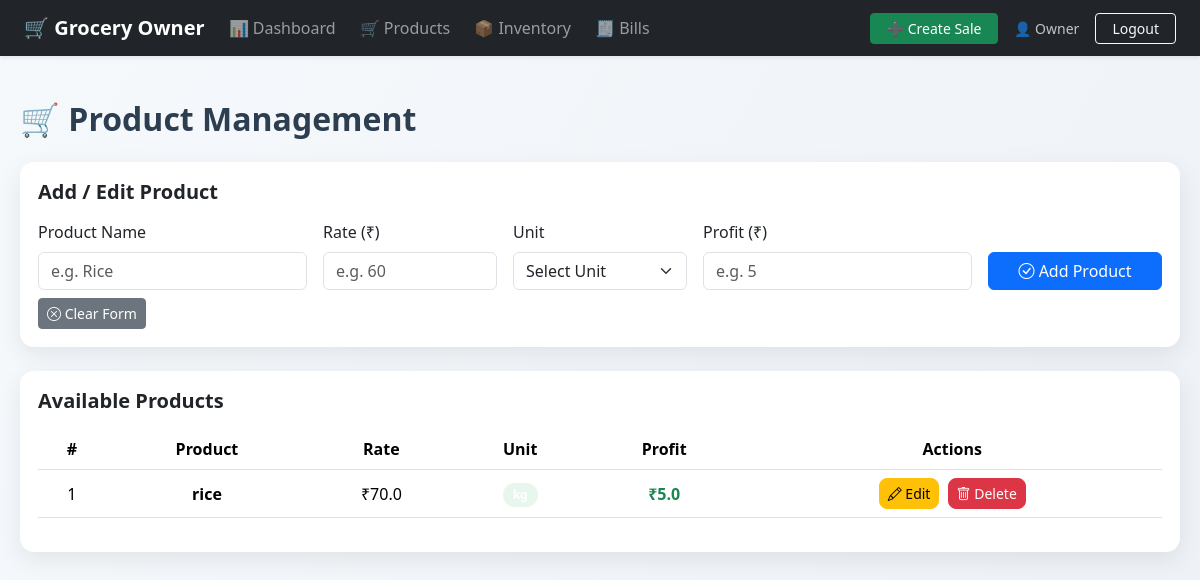
/product, run on the app's committed database.
### models.py (models this page shows)
class Product(db.Model):
    __tablename__ = 'products'
    product_id = db.Column(db.Integer, primary_key=True)
    product_name = db.Column(db.String(200), nullable=False)
    rate = db.Column(db.Float, nullable=False)
    unit = db.Column(db.String(50), nullable=False)  # kg / litre / pcs
    profit = db.Column(db.Float, nullable=False, default=0.0)
    inventory = db.relationship(
        'Inventory',
        backref='product',
        uselist=False,
        cascade='all, delete-orphan'
    )

### app.py (the view)
@app.route('/product')
def product():
    products = Product.query.all()
    return render_template("product.html", products=products)

### app.py (called while the page is built)
@app.before_request
def log_request_info():
    print(f"\n[{datetime.now().strftime('%Y-%m-%d %H:%M:%S')}] {request.method} {request.path}")
    if request.method == 'POST':
        print(f"POST Data: {dict(request.form)}")
    print("-" * 50)

### templates/product.html (shortened to what this page needs)
{% extends "base.html" %}
{% block content %}
{% include 'owner-navbar.html' %}
<div class="page-container">
  <h2 class="page-title mb-4">🛒 Product Management</h2>
  <div class="section-card mb-4">
    <h5 class="fw-semibold mb-3">Add / Edit Product</h5>
    <form method="POST" action="/update_product" enctype="application/x-www-form-urlencoded">
      <div class="row g-3 align-items-end">
        <div class="col-md-3">
          <label class="form-label">Product Name</label>
          <input type="text" name="product_name" id="product_name" class="form-control" placeholder="e.g. Rice"
            required>
        </div>
        <div class="col-md-2">
          <label class="form-label">Rate (₹)</label>
          <input type="number" name="rate" id="product_rate" class="form-control" placeholder="e.g. 60" step="0.01"
            required>
        </div>
        <div class="col-md-2">
          <label class="form-label">Unit</label>
          <select name="unit" id="product_unit" class="form-select" required>
            <option value="">Select Unit</option>
          </select>
        </div>
        <div class="col-md-3">
          <label class="form-label">Profit (₹)</label>
          <input type="number" name="profit" id="product_profit" class="form-control" placeholder="e.g. 5" step="0.01"
            required>
        </div>
        <div class="col-md-2 d-grid">
          <button type="submit" class="btn btn-primary" id="submit_btn">
            <i class="bi bi-check-circle"></i> <span id="submit_text">Add Product</span>
          </button>
        </div>
      </div>
      <div class="row mt-2">
        <div class="col-12">
          <button type="button" class="btn btn-secondary btn-sm" onclick="clearForm()">
            <i class="bi bi-x-circle"></i> Clear Form
          </button>
        </div>
      </div>
    </form>
  </div>
  <div class="section-card">
    <h5 class="fw-semibold mb-3">Available Products</h5>
    <div class="table-responsive">
      <table class="table table-hover align-middle text-center">
        <thead>
          <tr>
            <th>#</th>
            <th>Product</th>
            <th>Rate</th>
            <th>Unit</th>
            <th>Profit</th>
            <th>Actions</th>
          </tr>
        </thead>
        <tbody>
          {% if products %}
          {% for product in products %}
          <tr>
            <td>{{ loop.index }}</td>
            <td class="fw-semibold">{{ product.product_name }}</td>
            <td>₹{{ product.rate }}</td>
            <td><span class="badge badge-ok">{{ product.unit }}</span></td>
            <td><span class="text-success fw-bold">₹{{ product.profit }}</span></td>
            <td>
              <button type="button" class="btn btn-sm btn-warning action-btn me-1"
                data-product-id="{{ product.product_id }}" data-product-name="{{ product.product_name }}"
                data-product-rate="{{ product.rate }}" data-product-unit="{{ product.unit }}"
                data-product-profit="{{ product.profit }}" onclick="editProductFromButton(this)">
                <i class="bi bi-pencil"></i> Edit
              </button>
              <form method="POST" action="/delete_product" style="display: inline;"
                onsubmit="return confirm('Are you sure you want to delete this product?')">
                <button type="submit" class="btn btn-sm btn-danger action-btn">
                  <i class="bi bi-trash"></i> Delete
                </button>
              </form>
            </td>
          </tr>
          {% endfor %}
          {% else %}
          <tr>
            <td colspan="6" class="text-muted py-4">
              No products added yet. Use the form above to add products.
            </td>
          </tr>
          {% endif %}
        </tbody>
      </table>
    </div>
  </div>
</div>
{% endblock content %}

### templates/base.html (style rules this page uses)
body { background: linear-gradient(120deg,#f6f9fc,#eef2f7); font-family: "Segoe UI", sans-serif; }
.page-container { max-width: 1200px; margin: auto; padding: 20px; }
.page-title { font-weight: 700; color: #2c3e50; margin-bottom: 25px; }
.section-card { background: white; padding: 18px; border-radius: 14px; box-shadow: 0 8px 25px rgba(0,0,0,.08); margin-bottom: 25px; }
.table thead { background: #f8fafc; }
.badge-ok { background: #e8f7ee; color: #1e824c; font-weight: 600; }

### templates/product.html (style rules this page uses)
.action-btn { border-radius: 8px; }
.badge { padding: 6px 10px; border-radius: 20px; font-weight: 600; }

### data on the page
Product: product_name "rice", rate "70.0", profit "5.0"
